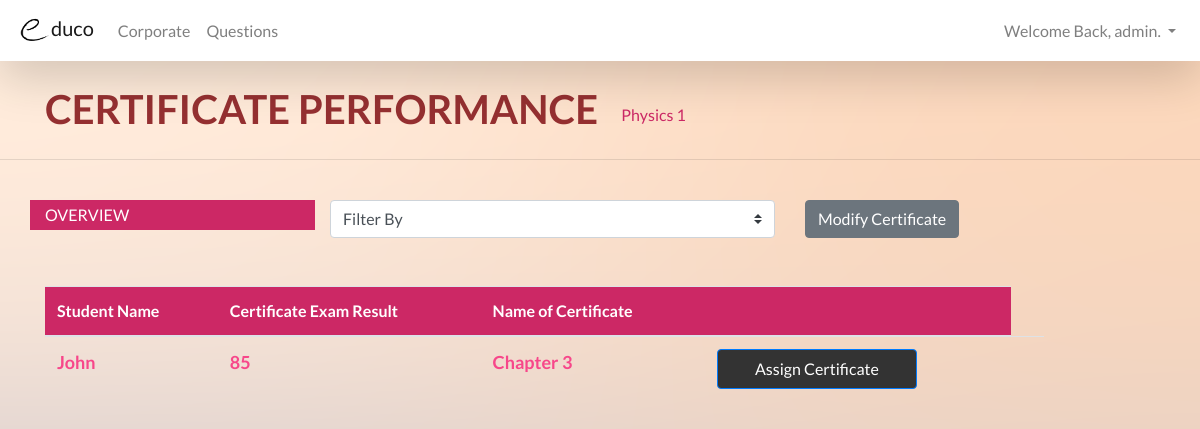
/website/corporate/corporate_certificate_performance.php?id=1 (signed in), run on the app's committed database.
### tables this page shows
CREATE TABLE `certificate` (
  `Cert_No` int(10) NOT NULL,
  `Corp_ID` int(10) NOT NULL,
  `Cert_File` varchar(255) NOT NULL,
  `Cert_Name` varchar(50) DEFAULT NULL
);

CREATE TABLE `result` (
  `E_No` int(11) NOT NULL,
  `U_ID` int(11) DEFAULT NULL,
  `Score` int(11) DEFAULT NULL,
  `E_Result` int(11) DEFAULT NULL,
  `Chapter` varchar(50) DEFAULT NULL,
  `StartTime` timestamp NULL DEFAULT NULL,
  `EndTime` timestamp NULL DEFAULT NULL,
  `Difficulty` varchar(50) DEFAULT NULL
);

CREATE TABLE `users` (
  `U_ID` int(11) NOT NULL,
  `Name` varchar(255) NOT NULL,
  `Email` varchar(255) NOT NULL,
  `Password` varchar(255) NOT NULL,
  `Contact_No` int(11) NOT NULL,
  `Role` varchar(255) NOT NULL,
  `Status` int(1) NOT NULL
);

### website/corporate/corporate_certificate_performance.php (the view, shortened to what this page needs)
<!DOCTYPE html>
<html>
<head>
<?php include($_SERVER["DOCUMENT_ROOT"].'/template/header.php'); ?>
</head>
<body>
<?php include($_SERVER["DOCUMENT_ROOT"].'/template/corporatenavbar.php'); ?>
<br/>
<div class="container">
  <div class="row">
    <div class="col-lg-10">
      <h4 class="float-left" style="font-size: 2.5em; color: #953031; font-weight: bold;">
      CERTIFICATE PERFORMANCE&nbsp;&nbsp;&nbsp;
      </h4>
      <p class="float-left" style="font-size: 1em; color: #CC2865; padding-top: 18px;float: left;">
      <?php
          $id = $_GET['id'];
          $conn = mysqli_connect('localhost','root','','educo');
          $sql = "SELECT Cert_Name FROM certificate WHERE Cert_No = '$id'";
          $result = mysqli_query($conn, $sql);
          while($row = mysqli_fetch_array($result))
          {
            echo "<td>" . $row['Cert_Name'] . "</td>";
          }
        ?>
      </p>
    </div>
  </div>
</div>
<hr/><br/>
<div class="container">
  <div class="row">
    <div class="col-sm-3" style="background-color: #CC2865; color: white; text-align: center; padding-top: 3px; height: 30px;">
      <p class="float-left">OVERVIEW</p>
    </div>
    <div class="col-sm-5">
      <select class="custom-select" id="inputGroupSelect01">
        <option selected disabled>Filter By</option>
      </select>
    </div>
    <div class="col-sm-2">
    <button type="submit" class="btn btn-secondary" data-toggle="modal" data-target="#modifycert">Modify Certificate</button>
  </div>
  </div>
<br/><br/>
<table class="table table-hover" style="width: 90%;">
  <thead>
    <tr style="background-color: #CC2865; color: white;">
      <th>Student Name</th>
      <th>Certificate Exam Result</th>
      <th>Name of Certificate</th>
      <th></th>
    </tr>
  </thead>
  <tbody style="color: #F7478A; font-size: 18px; font-weight: bold;">
<?php
$conn = mysqli_connect('localhost','root','','educo');
$sql = "SELECT Name,E_Result,Chapter FROM users U
        INNER JOIN result R ON U.U_ID = R.U_ID
        WHERE Difficulty = 'Lab' ";
$result = mysqli_query($conn, $sql);
while($row = mysqli_fetch_array($result))
{
  echo "<tr>";
  echo "<td>" . $row['Name'] . "</td>";
  echo "<td>" . $row['E_Result'] . "</td>";
  echo "<td>" . $row['Chapter'] . "</td>";
  echo "<td>";
  echo "<button class= 'btn btn-primary' style='width: 200px; height: 40px; color: white;
        background-color:#333333;' >Assign Certificate</button></td>";
  echo "<td>";
  echo "</tr>";
  }
  echo "</table>";
?>
</body>
</html>

### template/header.php (style rules this page uses)
body { font-family: 'Lato' !important; background-color: #FAFAFA !important; }

### website/corporate/corporate_certificate_performance.php (style rules this page uses)
body { background-image: url("/pictures/Corporate Background.png"); background-repeat: no-repeat; background-size: 100%; }

### data on the page
certificate: Cert_Name "Physics 1"
result: U_ID.Name "John", E_Result "85", Chapter "Chapter 3"

### other printed values
$_SESSION['user'] "admin"
